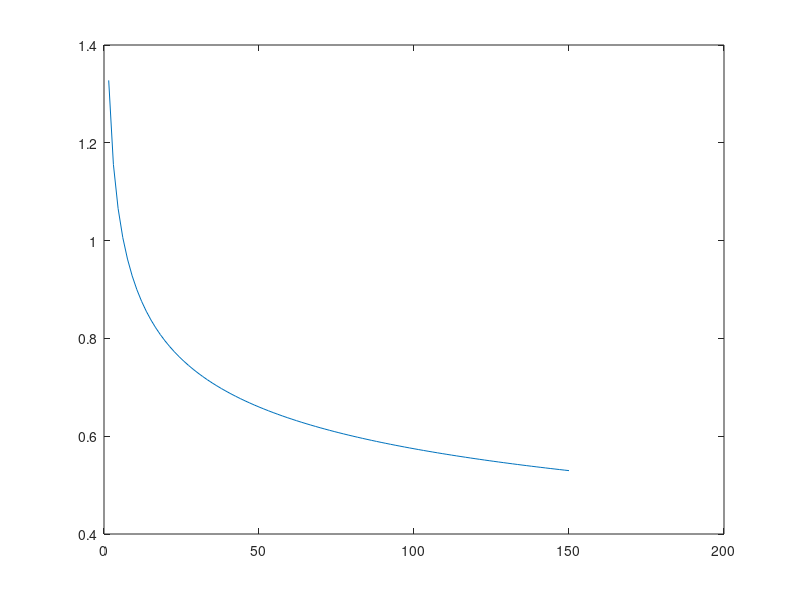
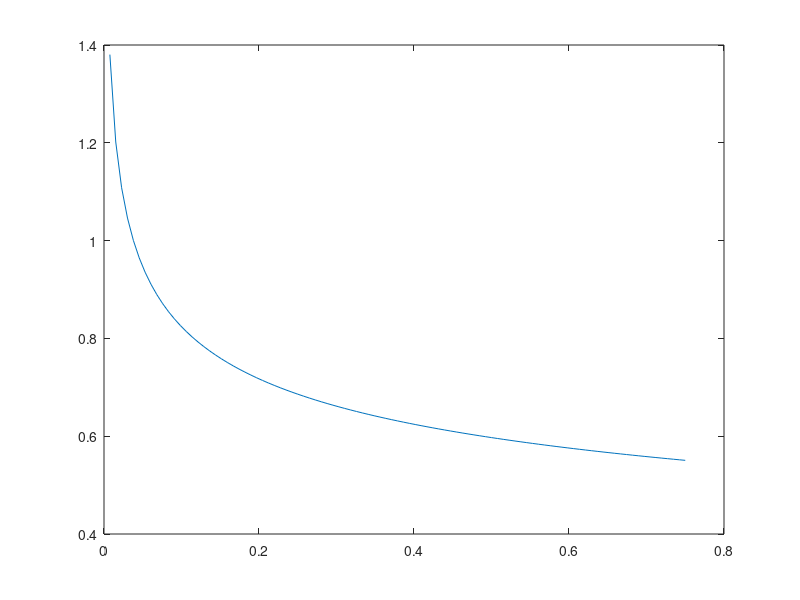

Reproduce these figures in MATLAB, in order.
x = linspace(0,150,100); %Lateral Centroid Error
y = linspace(0,0.75,100); %Like P controller

z2 = 1.5./x.^0.2; % Like P controller
z1 = 0.5./y.^0.2; %centroid error

figure
plot(x,z1)
figure
plot(y,z2)

